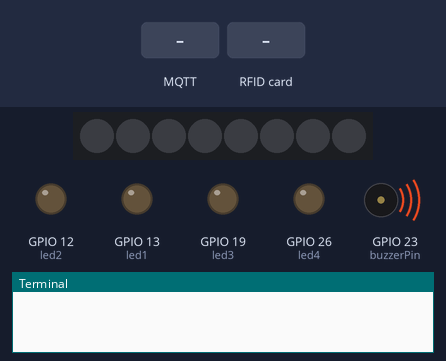
Bench run of a program on a simulated Raspberry Pi (BCM pin numbers). Shown: 8 RGB LEDs in strip order, left to right, output pins drawn as LEDs (lit = HIGH), buzzer (waves = sounding, pin HIGH), the last lines printed to the terminal. The inputs (shaded band) are chosen by the test bench. Dim RGB values are drawn brighter than linear; the clock reads 2024-03-15 10:24:30 at power-on unless the program sets it; no MQTT or app messages arrive unless stated.

Above: at 1.3 s.
1.4 s: MQTT message "true" arrives on the first subscribed topic
At 1.7 s:
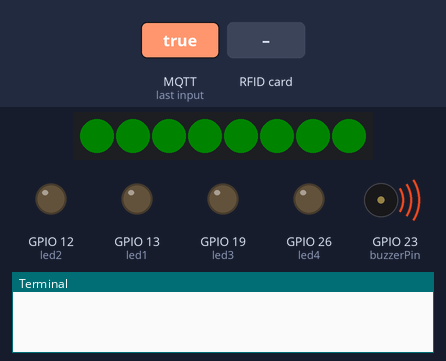
3.9 s: MQTT message "false" arrives on the first subscribed topic
At 4.7 s:
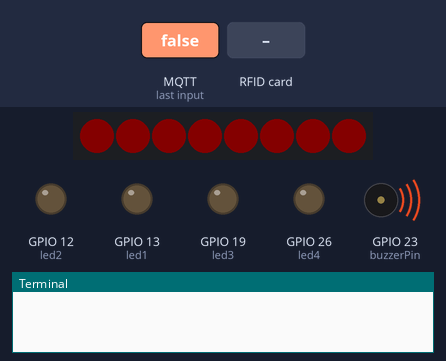
6.4 s: RFID card 5E 7A 19 C4 held to the reader
At 7.8 s:
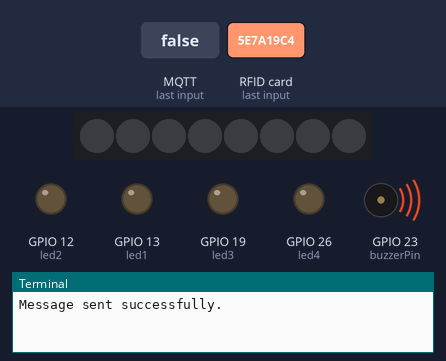
Timing chart, 0 to 9.4 s (numbered marks = the images above; inputs shaded):
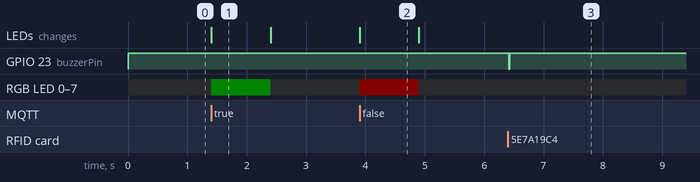

The program:

raspberry.py
```python
import RPi.GPIO as GPIO
from mfrc522 import MFRC522
import board
import neopixel
from config import *
from time import sleep
from datetime import datetime
import paho.mqtt.client as mqtt
from settings import MQTT_BROKER_ADDRESS, MQTT_TOPIC_INBOUND, MQTT_TOPIC_OUTBOUND, PARKING_ID, ENTRY
import json

pixels = neopixel.NeoPixel(board.D18, 8, brightness=1.0/32, auto_write=False)

def send_message(rfidNumber):
    message_content = {
        "rfid": rfidNumber,
        "parkingId": PARKING_ID,
        "entry": ENTRY
    }

    message_json = json.dumps(message_content)

    if not client.is_connected():
        print("Reconnecting to MQTT broker...")
        client.reconnect()

    result = client.publish(MQTT_TOPIC_INBOUND, message_json)

    if result.rc == mqtt.MQTT_ERR_SUCCESS:
        print("Message sent successfully.")
    else:
        print(f"Failed to send message with error code {result.rc}")

def on_message_outbound(client, userdata, msg):
    if msg.topic == MQTT_TOPIC_OUTBOUND:
        message = msg.payload.decode('utf-8')

        if message == "true":
            led_blink_green()
        elif message == "false":
            led_blink_red()


def led_blink_green():
    pixels.fill((0, 255, 0))
    pixels.show()
    sleep(1)
    pixels.fill((0, 0, 0))
    pixels.show()


def led_blink_red():
    pixels.fill((255, 0, 0))
    pixels.show()
    sleep(1)
    pixels.fill((0, 0, 0))
    pixels.show()

class RFIDController:
    def __init__(self):
        self.mfrc522_reader = MFRC522()
        self.last_time = datetime.now()
        self.is_being_used = False

    def read(self):
        (status, TagType) = self.mfrc522_reader.MFRC522_Request(self.mfrc522_reader.PICC_REQIDL)
        if status == self.mfrc522_reader.MI_OK:
            (status, uid) = self.mfrc522_reader.MFRC522_Anticoll()

            if status == self.mfrc522_reader.MI_OK:
                num = 0
                for i in range(0, len(uid)):
                    num += uid[i] << (i * 8)

                new_time = datetime.now()

                if (new_time - self.last_time).seconds > 0.6:
                    self.last_time = new_time
                    self.is_being_used = True
                    send_message(num)
                    return True

                self.last_time = new_time
                self.is_being_used = False
            else:
                self.is_being_used = False
        else:
            self.is_being_used = False
        return False

def buzzer(state):
    GPIO.output(buzzerPin, not state)

def run_rfid_controller(rfid_controller, time_period=0.5):
    was_read_successful = rfid_controller.read()
    if was_read_successful:
        buzzer(True)

    if rfid_controller.last_time is not None:
        diff = datetime.now() - rfid_controller.last_time
        if diff.seconds >= time_period:
            buzzer(False)

    if not rfid_controller.is_being_used:
        buzzer(False)

if __name__ == "__main__":
    RFIDController = RFIDController()
    client = mqtt.Client()

    client.connect(MQTT_BROKER_ADDRESS, 1883, 60)
    client.loop_start()
    client.subscribe(MQTT_TOPIC_OUTBOUND)
    client.message_callback_add(MQTT_TOPIC_OUTBOUND,  on_message_outbound)

    try:
        while True:
            run_rfid_controller(RFIDController)
    except KeyboardInterrupt:
        print("\nExiting the script.")
    finally:
        client.disconnect()
        client.loop_stop()
```

config.py
```python
import RPi.GPIO as GPIO

# pin numbers in BCM
GPIO.setmode(GPIO.BCM)
GPIO.setwarnings(False)

led1 = 13
led2 = 12
led3 = 19
led4 = 26
GPIO.setup(led1, GPIO.OUT)
GPIO.setup(led2, GPIO.OUT)
GPIO.setup(led3, GPIO.OUT)
GPIO.setup(led4, GPIO.OUT)

buttonRed = 5
buttonGreen = 6
encoderLeft = 17
encoderRight = 27
GPIO.setup(buttonRed, GPIO.IN, pull_up_down=GPIO.PUD_UP)
GPIO.setup(buttonGreen, GPIO.IN, pull_up_down=GPIO.PUD_UP)
GPIO.setup(encoderLeft, GPIO.IN, pull_up_down=GPIO.PUD_UP)
GPIO.setup(encoderRight, GPIO.IN, pull_up_down=GPIO.PUD_UP)

buzzerPin = 23
GPIO.setup(buzzerPin, GPIO.OUT)
GPIO.output(buzzerPin, 1)

ws2812pin = 8


def configInfo():
    print('This is only configuration file.\n')


if __name__ == "__main__":
    configInfo()
```

settings.py
```python
PARKING_ID = 1
MQTT_TOPIC_INBOUND = "parking/inbound"
MQTT_TOPIC_OUTBOUND = "parking/outbound/entry" # change to "parking/outbound/exit for exit Raspeberry Pi
MQTT_BROKER_ADDRESS = "localhost" # change to IP address of entry Raspberry Pi
ENTRY = True
```

Measured:
- after the input at 1.4 s, RGB LED 0–7: off → RGB(0, 7, 0) at once, → off 1.0 s later; the LEDs: change at once (image 1)
- after the input at 3.9 s, RGB LED 0–7: off → RGB(7, 0, 0) at once, → off 1.0 s later; the LEDs: change at once (image 2)
- after the input at 6.4 s, GPIO 23 (buzzerPin): HIGH → LOW at once, → HIGH 0.02 s later
- what the display in image 1 shows lasts 1.0 s, from 1.4 s to 2.4 s
